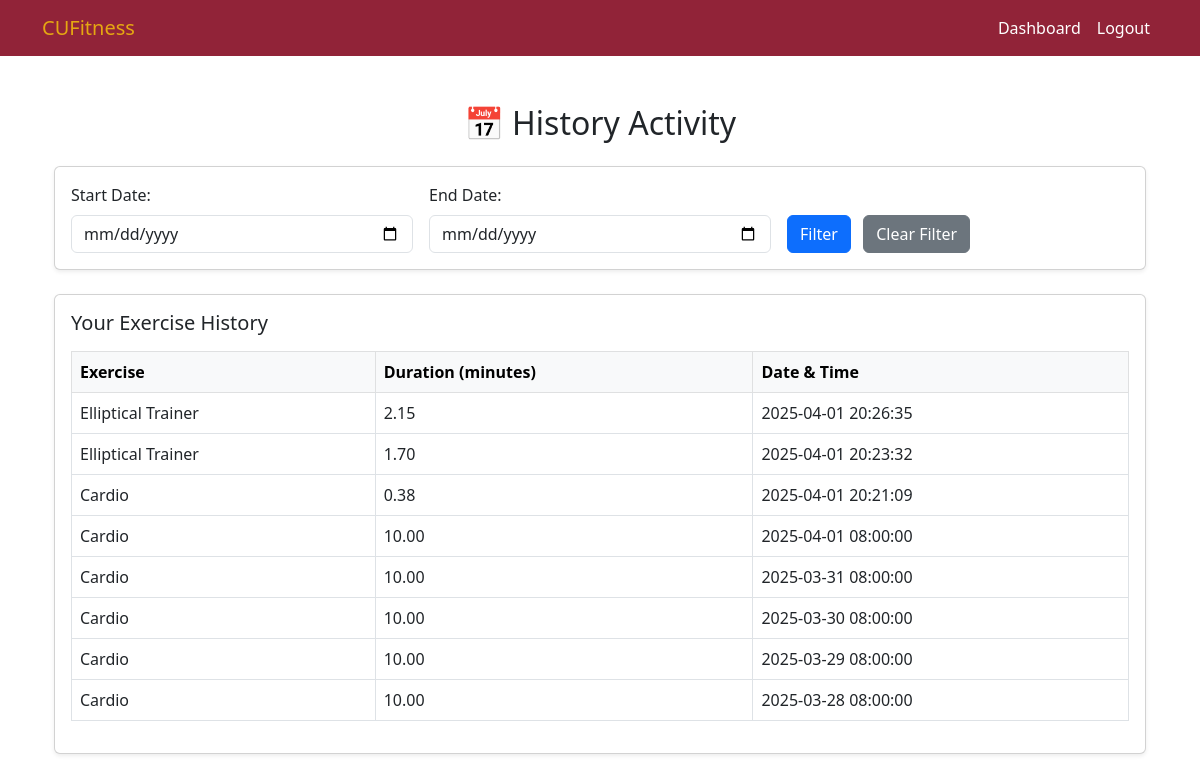
Page /progressTracking/historyActivity/ (signed in) on the committed database.
### ProgressTracking/models.py (models this page shows, shortened)
class ExerciseSession(models.Model):
    user = models.ForeignKey(settings.AUTH_USER_MODEL, on_delete=models.CASCADE)
    exercise_type = models.CharField(max_length=50, choices=exercises)
    exercise_time = models.PositiveIntegerField(help_text="Exercise duration in seconds")
    recorded_at = models.DateTimeField(auto_now_add=True)

### ProgressTracking/views.py (the view)
# urls.py: path('historyActivity/', views.history_activity, name='history_activity'),
@login_required
def history_activity(request):
    start_date_str = request.GET.get('start_date', '')
    end_date_str = request.GET.get('end_date', '')
    records = ExerciseSession.objects.filter(user=request.user)
    error = None
    today = datetime.date.today()
    start_date = None
    end_date = None
    if start_date_str:
        try:
            start_date = datetime.datetime.strptime(start_date_str, '%Y-%m-%d').date()
        except ValueError:
            error = "Invalid start date format. Use YYYY-MM-DD."
    if end_date_str:
        try:
            end_date = datetime.datetime.strptime(end_date_str, '%Y-%m-%d').date()
        except ValueError:
            error = "Invalid end date format. Use YYYY-MM-DD."
    if start_date and end_date:
        if start_date > end_date:
            error = "Start date cannot be later than end date."
            records = records.none()
        else:
            records = records.filter(recorded_at__date__gte=start_date, recorded_at__date__lte=end_date)
    else:
        if start_date:
            records = records.filter(recorded_at__date__gte=start_date)
        if end_date:
            if end_date > today:
                end_date = today
                end_date_str = today.strftime('%Y-%m-%d')
            records = records.filter(recorded_at__date__lte=end_date)
    records_list = []
    for r in records.order_by('-recorded_at'):
        r.exercise_minutes = r.exercise_time / 60.0  # minutes as float
        records_list.append(r)
    context = {
        'records': records_list,
        'start_date': start_date_str,
        'end_date': end_date_str,
        'error': error,
        'today': today.strftime('%Y-%m-%d'),
    }
    return render(request, 'progressTracking/historyActivity.html', context)

### templates/progressTracking/historyActivity.html (shortened to what this page needs)
{% extends "base.html" %}
{% block content %}
<div class="container py-4">
    <h2 class="text-center mb-4">📅 History Activity</h2>
    <div class="card shadow-sm mb-4">
        <div class="card-body">
            <form method="get" class="row g-3 align-items-end">
                <div class="col-md-4">
                    <label for="start_date" class="form-label">Start Date:</label>
                    <input type="date" id="start_date" name="start_date" class="form-control"
                           value="{{ start_date }}"
                           max="{% if end_date %}{{ end_date }}{% else %}{{ today }}{% endif %}">
                </div>
                <div class="col-md-4">
                    <label for="end_date" class="form-label">End Date:</label>
                    <input type="date" id="end_date" name="end_date" class="form-control"
                           value="{{ end_date }}"
                           max="{{ today }}">
                </div>
                <div class="col-md-4 d-flex align-items-end">
                    <div>
                        <button type="submit" class="btn btn-primary me-2">Filter</button>
                        <a href="{% url 'history_activity' %}" class="btn btn-secondary">Clear Filter</a>
                    </div>
                </div>
            </form>
        </div>
    </div>
    <div class="card shadow-sm">
        <div class="card-body">
            <h5 class="card-title mb-3">Your Exercise History</h5>
            <div class="table-responsive">
                <table class="table table-bordered table-hover align-middle">
                    <thead class="table-light">
                        <tr>
                            <th>Exercise</th>
                            <th>Duration (minutes)</th>
                            <th>Date & Time</th>
                        </tr>
                    </thead>
                    <tbody>
                        {% if records %}
                            {% for record in records %}
                                <tr>
                                    <td>{{ record.get_exercise_type_display }}</td>
                                    <td>{{ record.exercise_minutes|floatformat:2 }}</td>
                                    <td>{{ record.recorded_at|date:"Y-m-d H:i:s" }}</td>
                                </tr>
                            {% endfor %}
                        {% else %}
                            <tr>
                                <td colspan="3" class="text-center">No records found for the selected time range.</td>
                            </tr>
                        {% endif %}
                    </tbody>
                </table>
            </div>
        </div>
    </div>
</div>
{% endblock %}

### rows in the picture
ExerciseSession: exercise_type "Elliptical Trainer", exercise_minutes "2.15", recorded_at "2025-04-01 20:26:35"
ExerciseSession: exercise_type "Elliptical Trainer", exercise_minutes "1.70", recorded_at "2025-04-01 20:23:32"
ExerciseSession: exercise_type "Cardio", exercise_minutes "0.38", recorded_at "2025-04-01 20:21:09"
ExerciseSession: exercise_type "Cardio", exercise_minutes "10.00", recorded_at "2025-04-01 08:00:00"
ExerciseSession: exercise_type "Cardio", exercise_minutes "10.00", recorded_at "2025-03-31 08:00:00"
ExerciseSession: exercise_type "Cardio", exercise_minutes "10.00", recorded_at "2025-03-30 08:00:00"
ExerciseSession: exercise_type "Cardio", exercise_minutes "10.00", recorded_at "2025-03-29 08:00:00"
ExerciseSession: exercise_type "Cardio", exercise_minutes "10.00", recorded_at "2025-03-28 08:00:00"
